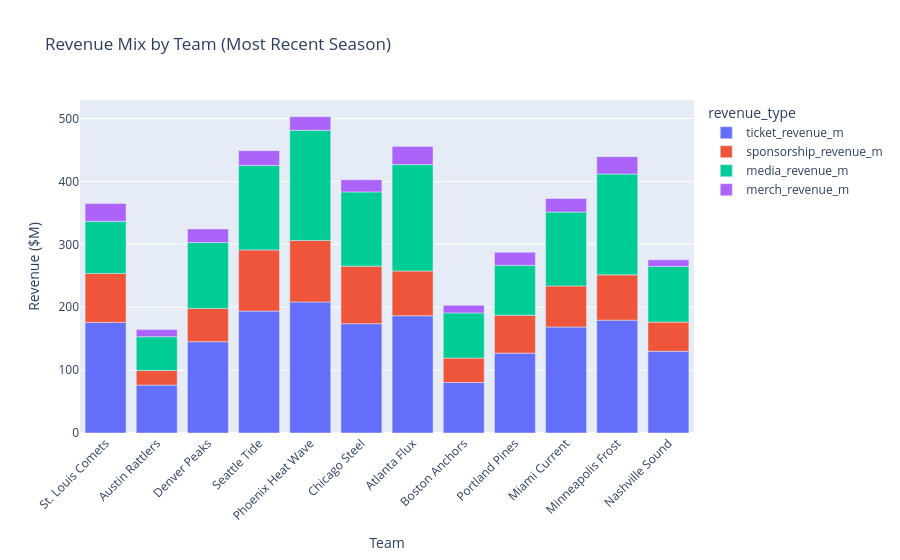

Source (notebook cell):
### Markdown cell above
## 1. Revenue mix by team (latest season)

### Code cell
latest = team_season[team_season['season'] == team_season['season'].max()].copy()

rev_cols = ['ticket_revenue_m', 'sponsorship_revenue_m', 'media_revenue_m', 'merch_revenue_m']
rev_long = latest.melt(id_vars=['team_name'], value_vars=rev_cols,
                        var_name='revenue_type', value_name='amount_m')

fig = px.bar(rev_long, x='team_name', y='amount_m', color='revenue_type',
             title='Revenue Mix by Team (Most Recent Season)',
             labels={'amount_m': 'Revenue ($M)', 'team_name': 'Team'})
fig.update_layout(xaxis_tickangle=-45)
fig.show()

### Figure 1 — Plotly figure (JSON) as saved in the notebook; plotly's stock layout.template omitted (floating-point values rounded to 4 significant figures)
{"data": [{"hovertemplate": "revenue_type=ticket_revenue_m<br>Team=%{x}<br>Revenue ($M)=%{y}<extra></extra>", "legendgroup": "ticket_revenue_m", "marker": {"color": "#636efa", "pattern": {"shape": ""}}, "name": "ticket_revenue_m", "orientation": "v", "showlegend": true, "textposition": "auto", "type": "bar", "x": ["St. Louis Comets", "Austin Rattlers", "Denver Peaks", "Seattle Tide", "Phoenix Heat Wave", "Chicago Steel", "Atlanta Flux", "Boston Anchors", "Portland Pines", "Miami Current", "Minneapolis Frost", "Nashville Sound"], "xaxis": "x", "y": [175.8, 76.14, 145.1, 193.8, 208.3, 173.8, 186.4, 80.25, 127.0, 168.5, 179.5, 130.0], "yaxis": "y"}, {"hovertemplate": "revenue_type=sponsorship_revenue_m<br>Team=%{x}<br>Revenue ($M)=%{y}<extra></extra>", "legendgroup": "sponsorship_revenue_m", "marker": {"color": "#EF553B", "pattern": {"shape": ""}}, "name": "sponsorship_revenue_m", "orientation": "v", "showlegend": true, "textposition": "auto", "type": "bar", "x": ["St. Louis Comets", "Austin Rattlers", "Denver Peaks", "Seattle Tide", "Phoenix Heat Wave", "Chicago Steel", "Atlanta Flux", "Boston Anchors", "Portland Pines", "Miami Current", "Minneapolis Frost", "Nashville Sound"], "xaxis": "x", "y": [77.96, 23.19, 52.99, 97.24, 97.92, 91.49, 71.23, 38.86, 60.35, 65.31, 72.02, 46.28], "yaxis": "y"}, {"hovertemplate": "revenue_type=media_revenue_m<br>Team=%{x}<br>Revenue ($M)=%{y}<extra></extra>", "legendgroup": "media_revenue_m", "marker": {"color": "#00cc96", "pattern": {"shape": ""}}, "name": "media_revenue_m", "orientation": "v", "showlegend": true, "textposition": "auto", "type": "bar", "x": ["St. Louis Comets", "Austin Rattlers", "Denver Peaks", "Seattle Tide", "Phoenix Heat Wave", "Chicago Steel", "Atlanta Flux", "Boston Anchors", "Portland Pines", "Miami Current", "Minneapolis Frost", "Nashville Sound"], "xaxis": "x", "y": [82.71, 53.78, 104.8, 134.4, 175.1, 118.0, 169.2, 71.84, 79.37, 117.5, 160.3, 88.53], "yaxis": "y"}, {"hovertemplate": "revenue_type=merch_revenue_m<br>Team=%{x}<br>Revenue ($M)=%{y}<extra></extra>", "legendgroup": "merch_revenue_m", "marker": {"color": "#ab63fa", "pattern": {"shape": ""}}, "name": "merch_revenue_m", "orientation": "v", "showlegend": true, "textposition": "auto", "type": "bar", "x": ["St. Louis Comets", "Austin Rattlers", "Denver Peaks", "Seattle Tide", "Phoenix Heat Wave", "Chicago Steel", "Atlanta Flux", "Boston Anchors", "Portland Pines", "Miami Current", "Minneapolis Frost", "Nashville Sound"], "xaxis": "x", "y": [28.33, 11.29, 21.66, 23.5, 21.63, 19.46, 28.93, 12.08, 20.59, 21.6, 27.65, 10.56], "yaxis": "y"}], "layout": {"barmode": "relative", "legend": {"title": {"text": "revenue_type"}, "tracegroupgap": 0}, "title": {"text": "Revenue Mix by Team (Most Recent Season)"}, "xaxis": {"anchor": "y", "domain": [0, 1], "tickangle": -45, "title": {"text": "Team"}}, "yaxis": {"anchor": "x", "domain": [0, 1], "title": {"text": "Revenue ($M)"}}}}
